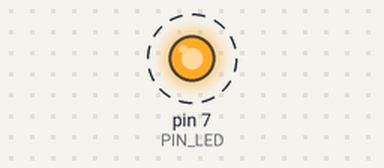
The sketch below on a simulated Arduino Uno, built with avr-gcc and run on an emulated ATmega328P. On the bench: output pins drawn as LEDs (lit = HIGH). Dashed ring = blinking. What the sketch prints to the serial monitor is not drawn. At 2.2 s the program stops and its outputs stay as they are.

Above: at 1.05 s.
Timing chart, 0 to 3.7 s (numbered marks = the images above):
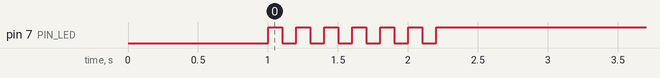

The sketch:

05_practice_2.ino
```cpp
#define PIN_LED 7
unsigned int count, toggle;

void setup(){
  pinMode(PIN_LED, OUTPUT);
  Serial.begin(115200);
  while(!Serial){;

  }
  Serial.println("Hello World!");
  count = toggle = 0;
  digitalWrite(PIN_LED, toggle);
  delay(1000);
  }


  void loop(){
      while(1) {
    Serial.println(++count);
    toggle = (++toggle);
    digitalWrite(PIN_LED, toggle) ;
    delay(100);
    toggle = (--toggle);
    digitalWrite(PIN_LED, toggle) ;
    delay(100);
    if (count == 6){
    break;
    }
      }
    while(1) {
      digitalWrite(PIN_LED, 1);
    }
  }
```

Measured:
- by itself, pin 7 (PIN_LED): alternates HIGH for 0.10 s and LOW for 0.10 s, 13 changes in all, then stays HIGH
